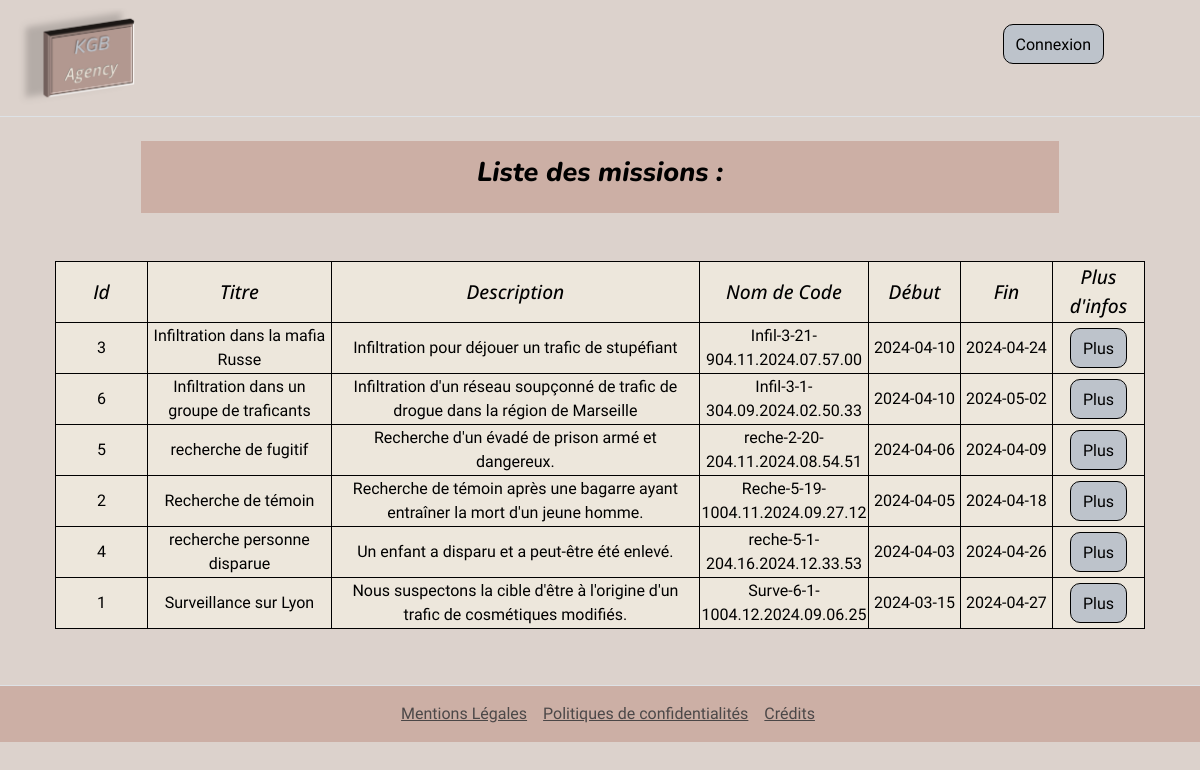
The page / on the database its author committed.
### tables this page shows
CREATE TABLE IF NOT EXISTS `missions` (
  `id` int(11) NOT NULL AUTO_INCREMENT,
  `title` varchar(50) NOT NULL,
  `description` text DEFAULT NULL,
  `code_name` varchar(60) NOT NULL,
  `begin_date` date DEFAULT NULL,
  `end_date` date DEFAULT NULL,
  `id_country` int(11) NOT NULL,
  `id_status` int(11) NOT NULL,
  `id_typeMission` int(11) NOT NULL,
  `id_speciality` int(11) NOT NULL,
  PRIMARY KEY (`id`),
  KEY `id_country` (`id_country`),
  KEY `id_status` (`id_status`),
  KEY `id_typeMission` (`id_typeMission`),
  KEY `id_speciality` (`id_speciality`)
);

### index.php (called while the page is built, shortened)
<?php
$controller = new Controller();
$controller->route();

### App/Db/Mysql.php (called while the page is built, shortened)
<?php
class Mysql
{
    private $db_name;
    private $db_user;
    private $db_password;
    private $db_port;
    private $db_host;
    private $pdo = null;
    private static $_instance = null;
    public static function getInstance():self
    {
        if (is_null(self::$_instance)) {
            self::$_instance = new Mysql();
        }
        return self::$_instance;
    }
    public function getPDO():\PDO
    {
        if (is_null($this->pdo)){
            $this->pdo = new \PDO('mysql:host=' . $this->db_host . ';port='. $this->db_port. ';charset=utf8mb4;dbname=' . $this->db_name . ";'", $this->db_user, $this->db_password);
        }
        return $this->pdo;
    }
}

### App/Repository/Repository.php (called while the page is built, shortened)
<?php
class Repository{
    public function __construct()
    {
       $mysql = Mysql::getInstance();
       $this->pdo = $mysql->getPDO();
    }
}

### App/Repository/MissionRepository.php (called while the page is built, shortened)
<?php
class MissionRepository extends Repository
{
    public function findAllMissions():Array|bool
    {
        try{
            $query = $this->pdo->prepare("SELECT * FROM missions ORDER BY title");
            $query->execute();
            $allMissions = $query->fetchAll($this->pdo::FETCH_ASSOC);
            if ($allMissions){
                return $allMissions;
            }else {
                return false;
            }
        }catch (\Exception $e){
            $error = $e->getMessage();
            $control = new Controller();
            $control->render('/errors', [
                'error' => $error
            ]);
        }
    }
}

### templates/homeFront.php (the view)
<?php
require_once _TEMPLATEPATH_.'/header.php';
?>
<main>
    <div class="row d-flex justify-content-center ">
        <div class="col-9 m-3 p-3 d-flex align-items-center justify-content-center pageTitle">
            <h1> Liste des missions : </h1>
        </div>
        <div class="col-11 m-3 p-3 ">
            <?php if ($errors) { ?>
                <div class="alert alert-danger">
                    <?php echo($errors) ?>
                </div>
            <?php } else {
                if ($allMissions) { ?>
                    <div class="tabMissions ">
                        <table>
                            <thead>
                                <th class="col-1  d-none d-md-table-cell tabTitle">Id</th>
                                <th class="col-2 tabTitle">Titre</th>
                                <th class="col-4 tabTitle">Description</th>
                                <th class="col-1 d-none d-md-table-cell tabTitle">Nom de Code</th>
                                <th class="col-1 tabTitle">Début</th>
                                <th class="col-1 d-none d-md-table-cell tabTitle">Fin</th>
                                <th class="col-1 tabTitle">Plus d'infos</th>
                            </thead>
                            <tbody>
                            <?php foreach ($allMissions as $mission) { ?>
                                <tr>
                                    <td class="d-none d-md-table-cell"><?php echo($mission['id']); ?></td>
                                    <td><?php echo(htmlspecialchars($mission['title'])); ?></td>
                                    <td><?php
                                        if ($mission['description']){
                                            echo(htmlspecialchars($mission['description']));
                                        }
                                    ?></td>
                                    <td class="d-none d-md-table-cell"><?php echo(htmlspecialchars($mission['code_name'])); ?></td>
                                    <td><?php echo($mission['begin_date']); ?></td>
                                    <td class="d-none d-md-table-cell"><?php echo($mission['end_date']); ?></td>
                                    <td><a href="/index.php?controller=front&action=plus&id=<?php echo($mission['id']) ?>" class="btn btn-primary pt-2" aria-current="pagePlusInfos">Plus</a></td>
                                </tr>
                                <?php } ?>
                            </tbody>
                        </table>
                    </div>
            <?php } } ?>
        </div>
    </div>
</main>
<?php
require_once _TEMPLATEPATH_.'/footer.php';
?>

### App/Controller/Controller.php (shortened to what this page needs)
<?php
class Controller
{
    public function route():void
    {
        if (isset($_GET['controller'])){
            switch ($_GET['controller']){
                case 'front':
                    if (empty($_GET['action'])){
                        $_GET['action']='home';
                    }
                    $homeController = new MissionController();
                    $homeController->route();
                    break;
                case 'auth':
                    $controller = new AuthController();
                    $controller->route();
                    break;
                case 'back':
                    $controller = new BackController();
                    $controller->route();
                default :
                    break;
            }
        }else {
                    $homeController = new MissionController();
                    $homeController->route();
        }
    }
    public function render(string $view, array $parameters = []): void
    {
        $viewPath = _TEMPLATEPATH_ . $view . '.php';
        try {
            if (!file_exists($viewPath)) {
                throw new \Exception("Ce fichier n'existe pas : " . $viewPath);
            }else {
                extract($parameters);
                require_once $viewPath;
            }
        }catch (\Exception $e) {
            $error = $e->getMessage();
            $this->render('/errors', [
                'error' => $error
            ]);
        }
    }
}

### App/Controller/MissionController.php (shortened to what this page needs)
<?php
class MissionController extends Controller
{
    public function route():void
    {
        try{
            if (isset($_GET['action'])){
                switch ($_GET['action']){
                    case 'home':
                        $this->home();
                        break;
                }
            }else{
                throw new \Exception("Aucune action spécifiée");
            }
        } catch (\Exception $e) {
            $error = $e->getMessage();
            $this->render('/errors', [
                'error' => $error
            ]);
        }
    }
    protected function home()
    {
        $errors = [];
        $missionRepository = new MissionRepository();
        $allMissions = $missionRepository->findAllMissions();
        $this->render('/homeFront', [
            'errors'=> $errors,
            'allMissions' => $allMissions,
        ]);
    }
}

### templates/header.php (shortened to what this page needs)
<!DOCTYPE html>
<html lang="fr">
<head>
    <link href="https://cdn.jsdelivr.net/npm/bootstrap@5.3.3/dist/css/bootstrap.min.css" rel="stylesheet">
    <link rel="stylesheet" href="assets/CSS/style.css">
</head>
<body>
<header class="d-flex flex-wrap  py-2 mb-2 border-bottom">
    <a href="/" class="d-flex justify-content-start align-items-center mb-1 ps-3 mb-md-0 me-md-auto">
        <img src="assets/images/logoKGB.png" height="100">
    </a>
    <ul class="nav nav-pills justify-content-end  me-md-5 pt-3 pe-md-5">
        <?php if (!array_key_exists('user', $_SESSION)) {?>
            <li class="nav-item"><a href="/index.php?controller=auth&action=login" class="btn btn-primary pt-2" aria-current="pageConnexion">Connexion</a></li>
        <?php } ?>
    </ul>
</header>

### templates/footer.php (shortened to what this page needs)
<footer class="d-flex flex-wrap justify-content-center align-items-center py-3 my-4 border-top">
    <ul class="nav list-unstyled d-flex">
        <li class="ms-3 nav-item"><a class="text-body-secondary" href="" data-bs-toggle="modal" data-bs-target="#ModalMentionsLegales">Mentions Légales</a></li>
        <li class="ms-3 nav-item"><a class="text-body-secondary" href="" data-bs-toggle="modal" data-bs-target="#ModalPolitiqueConfidential">Politiques de confidentialités</a></li>
        <li class="ms-3 nav-item"><a class="text-body-secondary" href="" data-bs-toggle="modal" data-bs-target="#ModalCredits">Crédits</a></li>
    </ul>
</footer>
</body>
</html>

### assets/CSS/style.css (style rules this page uses)
body, header { background-color: #DCD2CC; border-color: #DCD2CC; }
.pageTitle, h1 { font-family: "Nunito", sans-serif; font-size: 1.3em; font-style: italic; font-weight: 800; background-color: #CCAFA5; color : black; }
table, th, td { border: 1px solid black; border-collapse: collapse; }
th { font-family: "Open Sans", sans-serif; font-size: 1.2em; font-style: italic; font-weight: 500; }
td { font-family: "Martel Sans", sans-serif; font-weight: 400; font-style: normal; }
.tabMissions { text-align: center; background-color:#EDE7DC; color : black; }
footer { font-family: "Martel Sans", sans-serif; font-weight: 400; font-style: normal; color : black; background-color: #CCAFA5; border-color: #CCAFA5; }
.btn-primary { font-family: "Martel Sans", sans-serif; font-weight: 400; font-style: normal; --bs-btn-color: black; --bs-btn-bg: #BDC3CB; --bs-btn-border-color: black; --bs-btn-border-radius: 10px; --bs-btn-hover-color: black; --bs-btn-hover-bg: #CCAFA5; --bs-btn-hover-border-color: #CCAFA5; --bs-btn-focus-shadow-rgb: #CCAFA5; --bs-btn-active-color: black; --bs-btn-active-bg: #CCAFA5; --bs-btn-active-border-color: #CCAFA5; --bs-btn-active-shadow: inset 0 3px 5px #CCAFA5; --bs-btn-disabled-color: black; --bs-btn-disabled-bg: #FFF; --bs-btn-disabled-border-color: #FFF; }

### rows shown on the page
missions: id "3", title "Infiltration dans la mafia Russe", description "Infiltration pour déjouer un trafic de stupéfiant", code_name "Infil-3-21-904.11.2024.07.57.00", begin_date "2024-04-10", end_date "2024-04-24"
missions: id "6", title "Infiltration dans un groupe de traficants", description "Infiltration d'un réseau soupçonné de trafic de drogue dans la région de Marseille", code_name "Infil-3-1-304.09.2024.02.50.33", begin_date "2024-04-10", end_date "2024-05-02"
missions: id "5", title "recherche de fugitif", description "Recherche d'un évadé de prison armé et dangereux.", code_name "reche-2-20-204.11.2024.08.54.51", begin_date "2024-04-06", end_date "2024-04-09"
missions: id "2", title "Recherche de témoin", description "Recherche de témoin après une bagarre ayant entraîner la mort d'un jeune homme.", code_name "Reche-5-19-1004.11.2024.09.27.12", begin_date "2024-04-05", end_date "2024-04-18"
missions: id "4", title "recherche personne disparue", description "Un enfant a disparu et a peut-être été enlevé.", code_name "reche-5-1-204.16.2024.12.33.53", begin_date "2024-04-03", end_date "2024-04-26"
missions: id "1", title "Surveillance sur Lyon", description "Nous suspectons la cible d'être à l'origine d'un trafic de cosmétiques modifiés.", code_name "Surve-6-1-1004.12.2024.09.06.25", begin_date "2024-03-15", end_date "2024-04-27"
